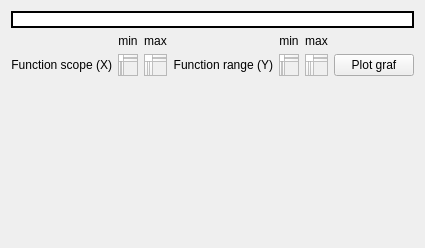
      <widget class="QWidget" name="tab">
       <attribute name="title">
        <string>Grafic</string>
       </attribute>
       <layout class="QGridLayout" name="gridLayout_4">
        <item row="1" column="0" colspan="7">
         <widget class="QTextEdit" name="textEdit_2">
          <property name="sizePolicy">
           <sizepolicy hsizetype="MinimumExpanding" vsizetype="Ignored">
            <horstretch>100</horstretch>
            <verstretch>2</verstretch>
           </sizepolicy>
          </property>
          <property name="minimumSize">
           <size>
            <width>0</width>
            <height>2</height>
           </size>
          </property>
          <property name="font">
           <font>
            <pointsize>18</pointsize>
           </font>
          </property>
          <property name="frameShape">
           <enum>QFrame::Box</enum>
          </property>
          <property name="frameShadow">
           <enum>QFrame::Plain</enum>
          </property>
          <property name="lineWidth">
           <number>2</number>
          </property>
          <property name="verticalScrollBarPolicy">
           <enum>Qt::ScrollBarAlwaysOff</enum>
          </property>
          <property name="horizontalScrollBarPolicy">
           <enum>Qt::ScrollBarAlwaysOff</enum>
          </property>
          <property name="undoRedoEnabled">
           <bool>true</bool>
          </property>
          <property name="readOnly">
           <bool>false</bool>
          </property>
          <property name="html">
           <string>&lt;!DOCTYPE HTML PUBLIC &quot;-//W3C//DTD HTML 4.0//EN&quot; &quot;http://www.w3.org/TR/REC-html40/strict.dtd&quot;&gt;
&lt;html&gt;&lt;head&gt;&lt;meta name=&quot;qrichtext&quot; content=&quot;1&quot; /&gt;&lt;style type=&quot;text/css&quot;&gt;
p, li { white-space: pre-wrap; }
&lt;/style&gt;&lt;/head&gt;&lt;body style=&quot; font-family:'Ubuntu'; font-size:18pt; font-weight:400; font-style:normal;&quot;&gt;
&lt;p align=&quot;right&quot; style=&quot;-qt-paragraph-type:empty; margin-top:0px; margin-bottom:0px; margin-left:0px; margin-right:0px; -qt-block-indent:0; text-indent:0px; font-family:'Segoe UI'; font-size:21pt;&quot;&gt;&lt;br /&gt;&lt;/p&gt;&lt;/body&gt;&lt;/html&gt;</string>
          </property>
          <property name="textInteractionFlags">
           <set>Qt::TextEditorInteraction</set>
          </property>
         </widget>
        </item>
        <item row="3" column="6">
         <widget class="QPushButton" name="butPlotGraf">
          <property name="sizePolicy">
           <sizepolicy hsizetype="Minimum" vsizetype="Preferred">
            <horstretch>0</horstretch>
            <verstretch>0</verstretch>
           </sizepolicy>
          </property>
          <property name="text">
           <string>Plot graf</string>
          </property>
         </widget>
        </item>
        <item row="2" column="4">
         <widget class="QLabel" name="label_18">
          <property name="text">
           <string>min</string>
          </property>
          <property name="alignment">
           <set>Qt::AlignCenter</set>
          </property>
         </widget>
        </item>
        <item row="3" column="2">
         <widget class="QPlainTextEdit" name="textMaxX">
          <property name="sizePolicy">
           <sizepolicy hsizetype="Ignored" vsizetype="Ignored">
            <horstretch>0</horstretch>
            <verstretch>0</verstretch>
           </sizepolicy>
          </property>
          <property name="plainText">
           <string>1</string>
          </property>
         </widget>
        </item>
        <item row="2" column="2">
         <widget class="QLabel" name="label_4">
          <property name="text">
           <string>max</string>
          </property>
          <property name="alignment">
           <set>Qt::AlignCenter</set>
          </property>
         </widget>
        </item>
        <item row="3" column="4">
         <widget class="QPlainTextEdit" name="textMinY">
          <property name="sizePolicy">
           <sizepolicy hsizetype="Ignored" vsizetype="Maximum">
            <horstretch>0</horstretch>
            <verstretch>1</verstretch>
           </sizepolicy>
          </property>
          <property name="minimumSize">
           <size>
            <width>0</width>
            <height>4</height>
           </size>
          </property>
          <property name="maximumSize">
           <size>
            <width>16777215</width>
            <height>16777215</height>
           </size>
          </property>
          <property name="plainText">
           <string>-1</string>
          </property>
         </widget>
        </item>
        <item row="3" column="3">
         <widget class="QLabel" name="label_2">
          <property name="sizePolicy">
           <sizepolicy hsizetype="Expanding" vsizetype="Ignored">
            <horstretch>0</horstretch>
            <verstretch>1</verstretch>
           </sizepolicy>
          </property>
          <property name="minimumSize">
           <size>
            <width>0</width>
            <height>4</height>
           </size>
          </property>
          <property name="layoutDirection">
           <enum>Qt::LeftToRight</enum>
          </property>
          <property name="text">
           <string>Function range (Y)</string>
          </property>
          <property name="alignment">
           <set>Qt::AlignRight|Qt::AlignTrailing|Qt::AlignVCenter</set>
          </property>
         </widget>
        </item>
        <item row="3" column="5">
         <widget class="QPlainTextEdit" name="textMaxY">
          <property name="sizePolicy">
           <sizepolicy hsizetype="Ignored" vsizetype="Ignored">
            <horstretch>0</horstretch>
            <verstretch>0</verstretch>
           </sizepolicy>
          </property>
          <property name="plainText">
           <string>1</string>
          </property>
         </widget>
        </item>
        <item row="2" column="1">
         <widget class="QLabel" name="label_3">
          <property name="text">
           <string>min</string>
          </property>
          <property name="alignment">
           <set>Qt::AlignCenter</set>
          </property>
         </widget>
        </item>
        <item row="3" column="0">
         <widget class="QLabel" name="label">
          <property name="sizePolicy">
           <sizepolicy hsizetype="Expanding" vsizetype="Ignored">
            <horstretch>0</horstretch>
            <verstretch>1</verstretch>
           </sizepolicy>
          </property>
          <property name="minimumSize">
           <size>
            <width>0</width>
            <height>4</height>
           </size>
          </property>
          <property name="text">
           <string>Function scope (X)</string>
          </property>
          <property name="alignment">
           <set>Qt::AlignRight|Qt::AlignTrailing|Qt::AlignVCenter</set>
          </property>
         </widget>
        </item>
        <item row="3" column="1">
         <widget class="QPlainTextEdit" name="textMinX">
          <property name="sizePolicy">
           <sizepolicy hsizetype="Ignored" vsizetype="Ignored">
            <horstretch>0</horstretch>
            <verstretch>1</verstretch>
           </sizepolicy>
          </property>
          <property name="minimumSize">
           <size>
            <width>0</width>
            <height>4</height>
           </size>
          </property>
          <property name="plainText">
           <string>-1</string>
          </property>
         </widget>
        </item>
        <item row="2" column="5">
         <widget class="QLabel" name="label_19">
          <property name="text">
           <string>max</string>
          </property>
          <property name="alignment">
           <set>Qt::AlignCenter</set>
          </property>
         </widget>
        </item>
        <item row="4" column="0" colspan="7">
         <widget class="QCustomPlot" name="widget" native="true">
          <property name="sizePolicy">
           <sizepolicy hsizetype="Expanding" vsizetype="Preferred">
            <horstretch>0</horstretch>
            <verstretch>18</verstretch>
           </sizepolicy>
          </property>
          <property name="minimumSize">
           <size>
            <width>0</width>
            <height>2</height>
           </size>
          </property>
         </widget>
        </item>
       </layout>
      </widget>
